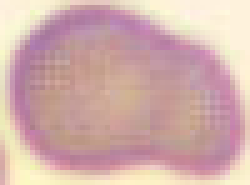
#> input picture 0.png, 50 x 37 px (shown 5 times larger); its folder holds only this picture in this run
$ python -i cell_capture.py   (imports and definitions only)   (older library calls are emulated)
#> lines starting #> are read from the running program, lines starting #| are printed output that depends on the picture; after the words box and inside, x2 and y2 are one past the last pixel; in counts of white or black regions, pixels touching at a corner belong together
#!/usr/bin/env python

##############################################################################
#Purpose
#Create Mask and Coordinate array of rbcs
#Input: image
#Output: Mask.png and pandas array of corresponding coordinates
################################################################################


###############################################################################
######### Import
###############################################################################

import os
import sys
import time
import PIL

import numpy as np
import pandas as pd

from time import strftime, gmtime
from os import listdir
from os.path import isfile, join
from PIL import Image

# http://stackoverflow.com/questions/15514593/importerror-no-module-named-when-trying-to-run-python-script
# openCV sometimes doesn't import so you have to append it's directory to your local path, even if /
# it is installed to your python environment.

import sys
sys.path.append('C:/Anaconda/Lib/site-packages')
import cv2


###############################################################################
######### Classes/Functions
###############################################################################

def rbc_capture(path):

#> called with path = '0.png'
	im = cv2.imread(path)
#> im is the input picture: shape (37, 50, 3); mean B, G, R 170.9, 174.6, 209.9

	# color to gray
	imgray = cv2.cvtColor(im,cv2.COLOR_BGR2GRAY)
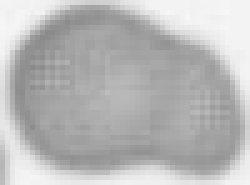
#> imgray: shape (37, 50) (shown 5 times larger); min 138, max 247, mean 184.7

	# blur
	imgray = cv2.medianBlur(imgray, 5)

	# thresh image
	ret,thresh = cv2.threshold(imgray,205,255,0)
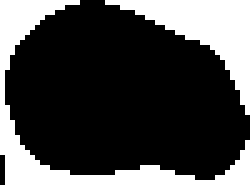
#> thresh: shape (37, 50) (shown 5 times larger); 28.2% white; 2 white regions

	# find all contours
	image, contours, hierarchy = cv2.findContours(thresh,cv2.RETR_TREE,cv2.CHAIN_APPROX_NONE)
#> contours = 2 contours; box (x1, y1, x2, y2) and area: (0, 0, 50, 37) 200, (21, 0, 50, 23) 183

	# create mask image where all elements are zero (black image) with same size as source (1st param)
	mask = np.zeros(imgray.shape,np.uint8)

	coordinates = []

	# filter contours based on area
	for h, cnt in enumerate(contours):

		area = cv2.contourArea(cnt)
		if area < 300:
			continue
		if area > 2000:
			continue
		if len(cnt) < 5:
			continue

		# find coordinates for contour objects
		x,y,w,h = cv2.boundingRect(cnt)
		xywh = (w,y,w,h)
		# append coordinates to list
		coordinates.append(xywh)

		# draw contours to mask image
		cv2.drawContours(mask, [cnt],0,255,-1)
#> this loop made 2 passes
#> area on passes 1 to 2: 183, 200.5
#> mask: shape (37, 50); every value is 0
#> after the loop, coordinates = []

	# write mask image to file
	cv2.imwrite('mask.png', mask)

	# pass list and index to pandas
	coordinate_array = pd.Series(coordinates, list(range(len(coordinates))))
	return coordinate_array

>>> result = rbc_capture('0.png')
